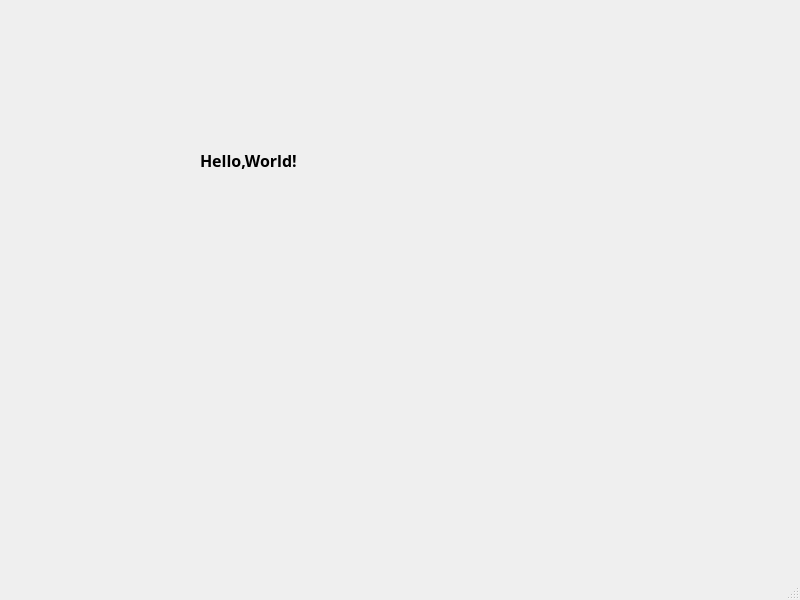
<?xml version="1.0" encoding="UTF-8"?>
<ui version="4.0">
 <class>MainWindow</class>
 <widget class="QMainWindow" name="MainWindow">
  <property name="geometry">
   <rect>
    <x>0</x>
    <y>0</y>
    <width>800</width>
    <height>600</height>
   </rect>
  </property>
  <property name="windowTitle">
   <string>MainWindow</string>
  </property>
  <widget class="QWidget" name="centralwidget">
   <widget class="QLabel" name="label">
    <property name="geometry">
     <rect>
      <x>200</x>
      <y>140</y>
      <width>111</width>
      <height>41</height>
     </rect>
    </property>
    <property name="font">
     <font>
      <family>Aharoni</family>
      <pointsize>12</pointsize>
      <weight>75</weight>
      <bold>true</bold>
     </font>
    </property>
    <property name="text">
     <string>Hello,World!</string>
    </property>
   </widget>
  </widget>
  <widget class="QMenuBar" name="menubar">
   <property name="geometry">
    <rect>
     <x>0</x>
     <y>0</y>
     <width>800</width>
     <height>22</height>
    </rect>
   </property>
  </widget>
  <widget class="QStatusBar" name="statusbar"/>
 </widget>
 <resources/>
 <connections/>
</ui>
